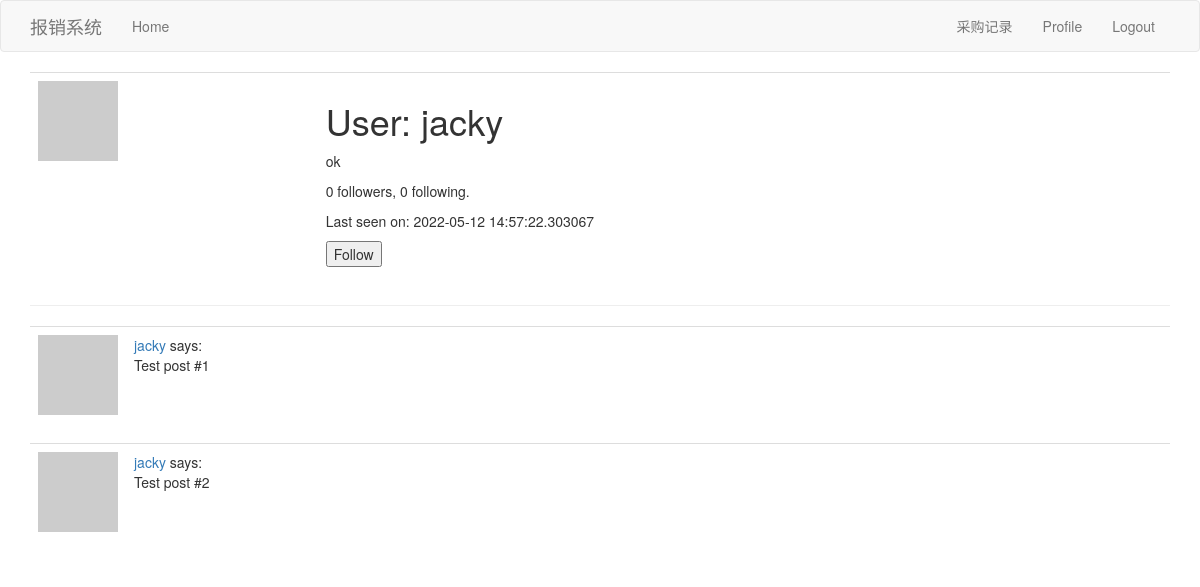
Page /home/user/jacky (signed in) on the committed database.
### app/models.py (models this page shows, shortened)
class User(UserMixin,db.Model):
    id = db.Column(db.Integer, primary_key=True)
    username = db.Column(db.String(64), index=True, unique=True)
    email = db.Column(db.String(120), index=True, unique=True)
    password_hash = db.Column(db.String(128))
    about_me = db.Column(db.String(140))
    last_seen = db.Column(db.DateTime, default=datetime.utcnow)
    followed = db.relationship(
        'User', secondary=followers,
        primaryjoin=(followers.c.follower_id == id),
        secondaryjoin=(followers.c.followed_id == id),
        backref=db.backref('followers', lazy='dynamic'), lazy='dynamic')
    posts = db.relationship('Post', backref='author', lazy='dynamic')
    def avatar(self, size):
        digest = md5(self.email.lower().encode('utf-8')).hexdigest()
        return 'https://www.gravatar.com/avatar/{}?d=identicon&s={}'.format(
            digest, size)
    def is_following(self, user):
        return self.followed.filter(
            followers.c.followed_id == user.id).count() > 0

### app/home/routes.py (the view)
@bp.route('/user/<username>')
@login_required
def user(username):
    user = User.query.filter_by(username=username).first_or_404()
    posts = [
        {'author': user, 'body': 'Test post #1'},
        {'author': user, 'body': 'Test post #2'}
    ]
    form = EmptyForm()
    return render_template('/home/user.html', user=user, posts=posts, form=form)

### app/home/forms.py
class EmptyForm(FlaskForm):
    submit = SubmitField('Submit')

### app/home/routes.py (called while the page is built)
@bp.before_request
def before_request():
    if current_user.is_authenticated:
        current_user.last_seen = datetime.utcnow()
        db.session.commit()

### app/models.py (called while the page is built)
@login.user_loader
def load_user(id):
    return User.query.get(int(id))

### app/templates/home/user.html (shortened to what this page needs)
{% extends "base.html" %}
{% block app_content  %}
    <table class="table table-hover">
        <tr valign="top">
            <td><img src="{{ user.avatar(128) }}"></td>
            <td>
                <h1>User: {{ user.username }}</h1>
                {% if user.about_me %}<p>{{ user.about_me }}</p>{% endif %}
                <p>{{ user.followers.count() }} followers, {{ user.followed.count() }} following.</p>
                {% if user.last_seen %}<p>Last seen on: {{ user.last_seen }}</p>{% endif %}
                {% if user == current_user %}
                <p><a href="{{ url_for('home.edit_profile') }}">Edit your profile</a></p>
                {% elif not current_user.is_following(user) %}
                <p>
                    <form action="{{ url_for('follow', username=user.username) }}" method="post">
                        {{ form.submit(value='Follow') }}
                    </form>
                </p>
                {% endif %}
            </td>
        </tr>
    </table>
    <hr>
    {% for post in posts %}
        {% include '_post.html' %}
    {% endfor %}
{% endblock %}

### app/templates/_post.html
<table class="table table-hover">
        <tr>
            <td width="70px">
                <a href="{{ url_for('home.user', username=post.author.username) }}">
                    <img src="{{ post.author.avatar(70) }}" />
                </a>
            </td>
            <td>
                <a href="{{ url_for('home.user', username=post.author.username) }}">
                    {{ post.author.username }}
                </a>
                says:
                <br>
                {{ post.body }}
            </td>
    </tr>
</table>

### rows in the picture
User: username "jacky", about_me "ok", last_seen "2022-05-12 14:57:22.303067", author.username "jacky" "jacky"

### other values in the picture
{{ user.followers.count() }} "0"
{{ user.followed.count() }} "0"
{{ post.body }} "Test post #1" "Test post #2"
